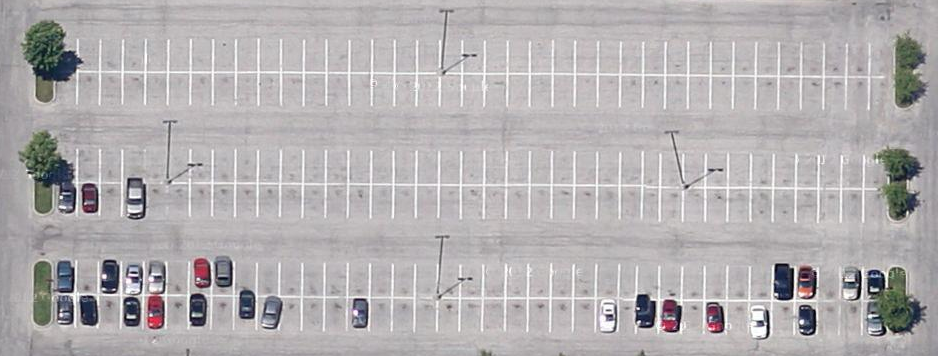
%> input picture satellite-image-car-detection/part2_car_matlab/SRSC.png, 938 x 356 px
$ octave part2_SRSC.m   (GNU Octave 9; MATLAB toolbox functions it lacks are replaced by stand-ins)
%> lines starting %> are read from the running program, lines starting %| are printed output that depends on the picture; in (x1, y1, x2, y2) boxes, pixels count from 0 and x2, y2 are one past the last pixel; in counts of white or black regions, pixels touching at a corner belong together; the program's own positions count from 1
%> further down, X is the input picture: size 356x938x3 uint8; mean R, G, B 179.3, 175.9, 177.4
### satellite-image-car-detection/part2_car_matlab/margin_expansion.m
% Author: Lijiang Guo
% Date: Feb 11, 2017
% This function preprocess image before convolution.
% It expands margin of image by mirroring.
% Input:
%   img: greyscale image with edges,
%   mar_x: one side margin along x dimension
%   mar_y: one side margin along y dimension
%
% Output:
%   img_out: Image with expanded margin.

%%
function img_out = margin_expansion(img, mar_x, mar_y)
%> called with mar_x = 1, mar_y = 1
[m,n] = size(img);
%> m = 356; n = 938
img_out = zeros(m+2*mar_y, n+2*mar_x);
img_out(1+mar_y:m+mar_y,1+mar_x:n+mar_x) = img;

% top rows
img_out(1:mar_y,1+mar_x:n+mar_x) = img(mar_y:-1:1, 1:n);
% bottom rows
img_out(m+mar_y+1:m+2*mar_y, 1+mar_x:n+mar_x) = img(m:-1:m-mar_y+1, 1:n);
% left cols
img_out(1+mar_y:m+mar_y,1:mar_x) = img(1:m, mar_x:-1:1);
% right cols
img_out(1+mar_y:m+mar_y,n+mar_x+1:n+2*mar_x) = img(1:m, n:-1:n-mar_x+1);
% top-left corners
img_out(1:mar_y,1:mar_x) = img(mar_y:-1:1,mar_x:-1:1);
%> img_out: size 358x940 double; min 0, max 1, mean 0.694; mean of the top-left, top-right, bottom-left and bottom-right quarters 0.703, 0.715, 0.667, 0.691
% top-right corners
img_out(1:mar_y,n+mar_x+1:n+2*mar_x) = img(mar_y:-1:1,n:-1:n-mar_x+1);
% bottom-left corners
img_out(m+mar_y+1:m+2*mar_y,1:mar_x) = img(m:-1:m-mar_y+1,1:mar_x);
% botton-right corners
img_out(m+mar_y+1:m+2*mar_y,n+mar_x+1:n+2*mar_x) = img(m:-1:m-mar_y+1,n:-1:n-mar_x+1);

end

### satellite-image-car-detection/part2_car_matlab/sobel.m
% Author: Lijiang Guo
% Date: Feb 10, 2017
% This function implements the Sobel Operator for edge detection in images.
% Input:
%   img: greyscale image,
%   a: threshold for x dimension; high value is more sensitive to edges;
%   b: threshold for y dimension; high value is more sensitive to edges;
%   dx: filter size in x dimension,
%   dy: filter size in y dimension,
%
% Output:
%   img_xy: image with pixel value equals norm of gradient.
%   img_x: image with pixel value equals x direction derivative.
%   img_y: image with pixel value equals y direction derivative.
%   img_dir: direction of gradient in radiant.

%%
function [img_xy, img_x, img_y, img_dir] = sobel(img, a, b)
%> called with a = 16, b = 4
[m,n] = size(img);
%> m = 358; n = 940
% regular sobel kernel
dG_x = a*[-1 0 1; -2 0 2; -1 0 1]/8;
% improved sobel kernel for minimizing orientation error
dG_x = a*[-3 0 3; -10 0 10; -3 0 3]/32;
dG_y = -b*dG_x'/8;
d_G_x = reshape(dG_x,9,1);
d_G_y = reshape(dG_y,9,1);

%% Construct local patch matrix
mar = 1;
X = zeros(9,(m-2*mar)*(n-2*mar));
count = 1;
for i= 1+mar : m-mar
    for j = 1 + mar : n-mar
        X(:,count) = reshape(img(i-mar:i+mar,j-mar:j+mar),9,1);
        count = count + 1;
    end
end
%> after the loop, count = 333929

%% Running Sobel operator
% sobel going x direction alone
img_x = reshape(X'*d_G_x, n-2*mar, m-2*mar)';
% sobel going y direction alone
img_y = reshape(X'*d_G_y, n-2*mar, m-2*mar)';
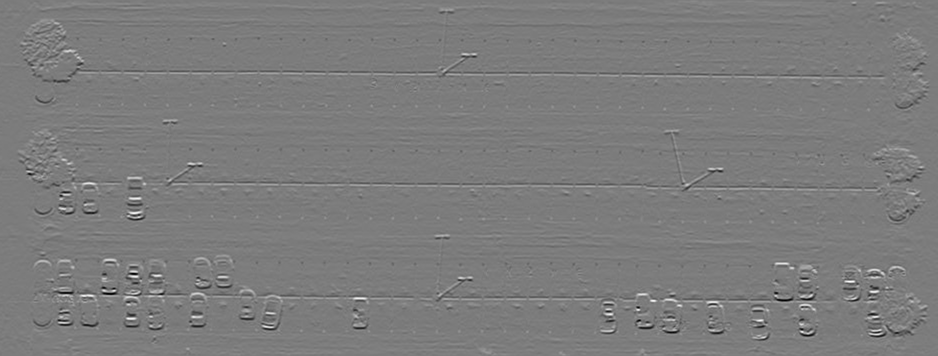
%> img_y: size 356x938 double; min -3.45, max 3.62, mean 0.00224; drawn with min black and max white
% Norm of gradient
img_xy = (img_x.^2 + img_y.^2).^(1/2);
% Direction of gradient
img_dir = atan(img_y./img_x);
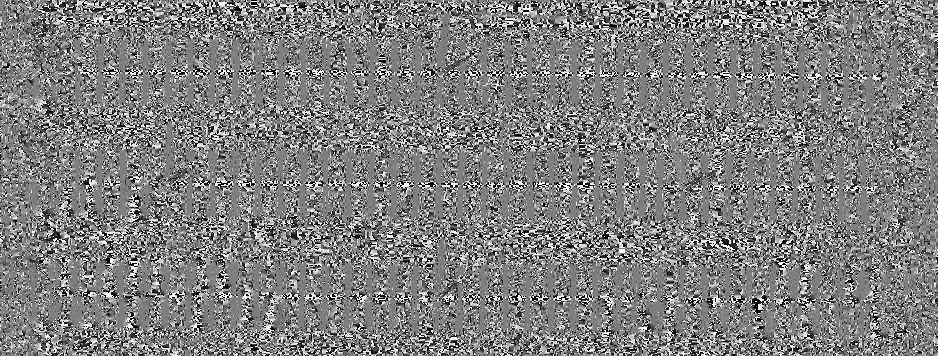
%> img_dir: size 356x938 double; 0.01% of the values are NaN or infinite; the others: min -1.57, max 1.57, mean -0.00125; drawn with min black, max white, NaN and infinite black

%% Plots
figure;
imshow(img_x);
title('x direction');
colorbar;
%
figure;
imshow(img_y);
title('y direction');
colorbar;

%
figure;
imshow(img_xy);
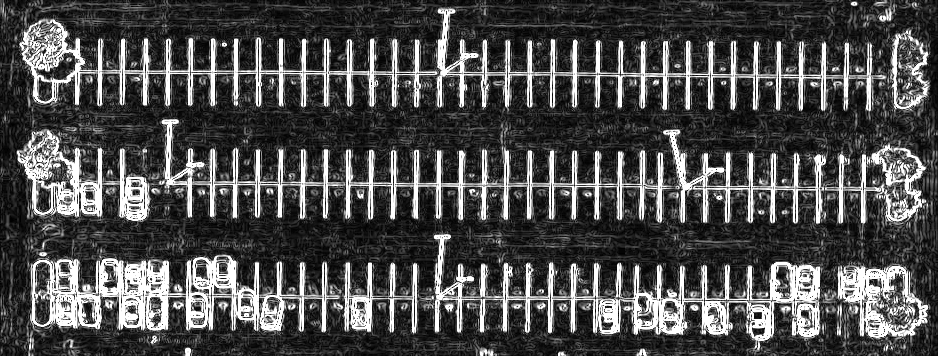
%> displayed picture: size 356x938, on the screen's scale of 0 to 255; min 0, max 255, mean 76.5
title('gradient norm');
colorbar;

end

### satellite-image-car-detection/part2_car_matlab/laplacian_edge.m
% Author: Lijiang Guo
% Date: Feb 10, 2017
% This function implements the Laplacian Operator for edge detection in images.
% Input:
%   img: greyscale image,
%   a: threshold for x dimension; high value is more sensitive to edges;
%   b: threshold for y dimension; high value is more sensitive to edges;
%   dx: filter size in x dimension,
%   dy: filter size in y dimension,
%
% Output:
%   img_out: Image with edges.

%%
function [img_out] = laplacian_edge(img, kernel, a)
%> called with kernel = 1, a = 3
[m,n] = size(img);
if kernel == 1
    d_lap = a*[0 1 0; 1 -4 1; 0 1 0];
elseif kernel == 2
    d_lap = a*[1 1 1; 1 -8 1; 1 1 1];
end


dlap = reshape(d_lap,9,1);

%% Construct local patch matrix
mar = 1;
X = zeros(9,(m-2*mar)*(n-2*mar));
count = 1;
for i= 1+mar : m-mar
    for j = 1 + mar : n-mar
        X(:,count) = reshape(img(i-mar:i+mar,j-mar:j+mar),9,1);
        count = count + 1;
    end
end

%% Running laplacian operator
img_out = reshape(X'*dlap, n-2*mar, m-2*mar)';
%> img_out: size 356x938 double

figure;
imshow(img_out);
title('x direction');
colorbar;

end

### satellite-image-car-detection/part2_car_matlab/cross_correlation.m
function M_out = cross_correlation(M,T)
M_out = zeros(size(M));
mar_x = floor(size(T,2)/2);
mar_y = floor(size(T,1)/2);
M_ex = margin_expansion(M,mar_x,mar_y);
[a,b] = size(M);

M_patchs = zeros(prod(size(T)),prod(size(M)));
count = 1;
for r = 1+mar_y:a+mar_y
    for c = 1+mar_x:b+mar_x
       M_patchs(:,count) = reshape(M_ex(r-mar_y:r+mar_y,c-mar_x:c+mar_x),...
           prod(size(T)),1);
       count = count+1;
    end
end

[c,d] = size(M);
M_out = reshape(M_patchs'*reshape(T,prod(size(T)),1), d, c)';
end

### satellite-image-car-detection/part2_car_matlab/part2_SRSC.m
% Author: Lijiang Guo
% Date: Feb 10, 2017
%%
clc; % Clears the Command Window
clear all;% remove all variables
close all % Closes all open windows

%% Step 1: Import a image
% load in data matrix
X = imread('./SRSC.png','png');
% check if original image type is uint8
if class(X) == 'uint8'
    % if uint8, convert to double
    X = im2double(X);
end
% [7 lines of commented-out code are left out]
X_gray = rgb2gray(X);
imshow(X_gray);
colorbar;

%% Step: Pre-processing: margin expansion by mirrowing
X_GRAY = margin_expansion(X_gray,1,1);
figure
imshow(X_GRAY);

%% Step: Edge detection: Sobel operator
[X_sob, X_sob_x, X_sob_y, X_sob_dir] = sobel(X_GRAY,16,4);
close all;

figure;
imshow(X_sob);
colorbar
title('Image w edge');
saveas(gcf,'./SRSC_sob_edge.jpg');
close(gcf);
% How to select threshold for solbel operator for unseen image?

%% Step: Edge detection: Laplacian operator
X_lap = laplacian_edge(X_GRAY,1,3);
%X_lap = laplacian_edge(X_GRAY,2,1);
saveas(gcf,'./SRSC_lap_edge.jpg');
close(gcf);
close all;

%% Step: Edge detection: Canny (matlab vision tool box)
% No time to implement in my codes.
% Just try Matlab functions to see the effect. Will not use for this homework.
X_canny = edge(X_GRAY,'Canny');
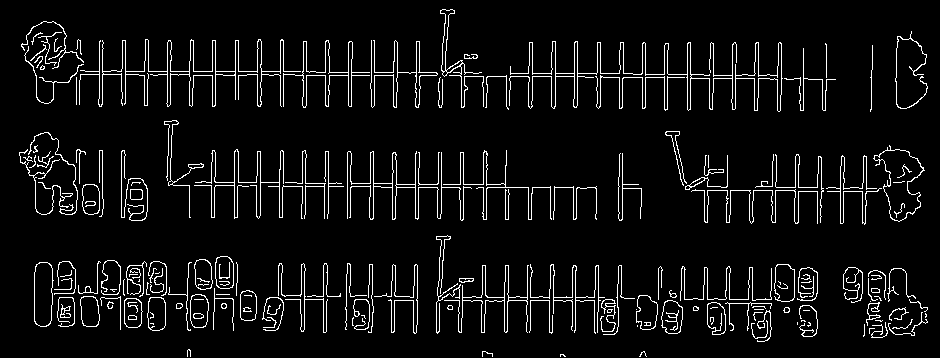
%> X_canny: size 358x940 logical; 6.1% white in thin lines or dots
figure;
imshow(X_canny);
colorbar;

%% Step: Edge thinning (nonmaximum supression)

%% Step: Post-processing of edge points before shape detection/template matching
% assign edge points to value 1, others to value 0.

% Sobel
X_edge = double(X_sob > 0.6);
%> X_edge: size 356x938 double; values 0 (black) and 1 (white), 17.3% white; 641 white regions (584 under 20 px), largest, box (x1, y1, x2, y2) and area: (30, 255, 340, 332) 9362, (434, 234, 820, 350) 9316, (19, 19, 437, 107) 6843
% sobel operator gives rather messy edge points. But with a general
% similarity measure such as inverse MSE, it is good for SRSC image

% Canny
%X_edge = X_canny;

% Laplacian
%X_edge = double(X_lap > 0.4);   % good for informatics image
% Laplacian detects cleaner edges. But with less edge points detected,
% it is better to user Champer distance.

figure;
imshow(X_edge);
colorbar
title('Image w edge');

saveas(gcf,'./SRSC_edge.jpg');
%saveas(gcf,'./Informatics_edge.jpg');
close(gcf);

%% Step: Hough shape
% Hough tranfrom for ranctagle

%% Step: Car detection: box-in-box

%% Step: Scale detection: DoG
% not necessary here as most cars are similiar sizes.

%% Step: shift and rotation invariant features: SIFT
% not necessary here as most cars are similarlly posed.
% 'plaza' data needs three kinds of templates to compensate for rotations.

%% Step: Template matching using Chamfer distance
%% Find template
% Display edge image (renormalized to [0, 255])
figure;
X_canny_255 = X_canny*255;
%> X_canny_255: size 358x940 double; 6.1% white in thin lines or dots
image(X_canny_255);
colormap gray
colorbar
axis equal tight

% Display template
x_a = 294; x_b = 330; y_a = 190; y_b = 210; % SRSC template
template_1 = X_canny_255(x_a:x_b,y_a:y_b);
%> template_1: size 37x21 double; 17% white in thin lines or dots, all inside (x1, y1, x2, y2) = (1, 1, 20, 37)
size(template_1);
figure
image(template_1)
colormap gray
colorbar
axis equal tight
title('Template for SRSC');

saveas(gcf,'./SRSC_template.jpg');
close(gcf);

%% Template matching part 1: Distance transform
% Reference 1: https://www.cs.cornell.edu/courses/cs664/2008sp/handouts/cs664-7-dtrans.pdf
% Reference 2: Burger and Burger, core algorithms, chapter 11.
% Reference 3: http://www.cs.bc.edu/~hjiang/c342/lectures/matching/fit-I.pdf
Z = X_edge*255;
% Chamfer distance transform (Reference 3)
dist = bwdist(Z,'euclidean'); % matlab function
% Compute Chamfer similarity between template and image
% chamfer_dist = imfilter(dist, template_1,'corr', 'same'); % matlab
% function
chamfer_dist = cross_correlation(dist,template_1);
%> call 2 of margin_expansion, with mar_x = 10, mar_y = 18
%> in margin_expansion (call 2), `img_out(1:mar_y,1+mar_x:n+mar_x) = img(mar_y:-1:1, 1:n);`: img_out: size 392x958 double; min 0, max 42.76, mean 7.3
%> in margin_expansion (call 2), `img_out(m+mar_y+1:m+2*mar_y, 1+mar_x:n+mar_x) = img(m:-1:m-mar_y+1, 1:..`: img_out: size 392x958 double; min 0, max 42.76, mean 7.8
%> in margin_expansion (call 2), `img_out(1+mar_y:m+mar_y,1:mar_x) = img(1:m, mar_x:-1:1);`: img_out: size 392x958 double; min 0, max 42.76, mean 8
%> in margin_expansion (call 2), `img_out(1+mar_y:m+mar_y,n+mar_x+1:n+2*mar_x) = img(1:m, n:-1:n-mar_x+1);`:
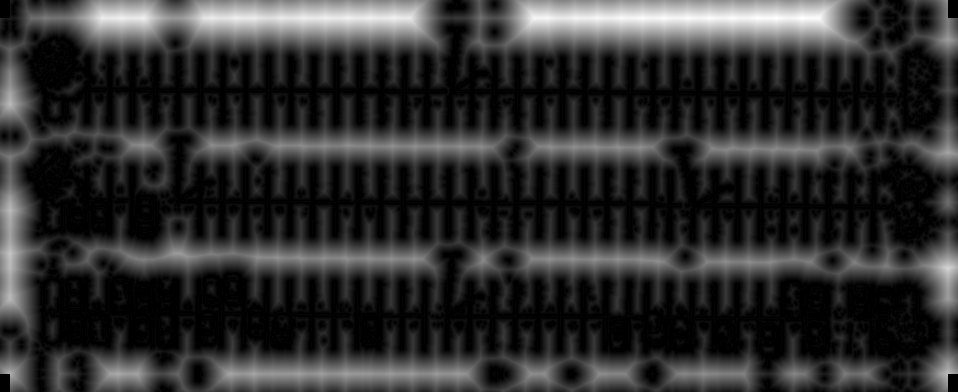
%> img_out: size 392x958 double; min 0, max 42.76, mean 8.1; drawn with min black and max white
%> in margin_expansion (call 2), `img_out(1:mar_y,1:mar_x) = img(mar_y:-1:1,mar_x:-1:1);`: img_out: size 392x958 double; 0.05% of pixels changed, all inside (x1, y1, x2, y2) = (0, 0, 10, 18)
%> in margin_expansion (call 2), `img_out(1:mar_y,n+mar_x+1:n+2*mar_x) = img(mar_y:-1:1,n:-1:n-mar_x+1);`: img_out: size 392x958 double; min 0, max 42.76, mean 8.1; mean of the top-left, top-right, bottom-left and bottom-right quarters 9.5, 9.9, 7, 6.1
%> in margin_expansion (call 2), `img_out(m+mar_y+1:m+2*mar_y,1:mar_x) = img(m:-1:m-mar_y+1,1:mar_x);`: img_out: size 392x958 double; min 0, max 42.76, mean 8.2
%> in margin_expansion (call 2), `img_out(m+mar_y+1:m+2*mar_y,n+mar_x+1:n+2*mar_x) = img(m:-1:m-mar_y+1,..`: img_out: size 392x958 double; min 0, max 42.76, mean 8.2; mean of the top-left, top-right, bottom-left and bottom-right quarters 9.5, 9.9, 7.1, 6.1

% Find threshold value for similarity
chamfer_dist_v = reshape(chamfer_dist, prod(size(chamfer_dist)),1);
histogram(chamfer_dist_v);
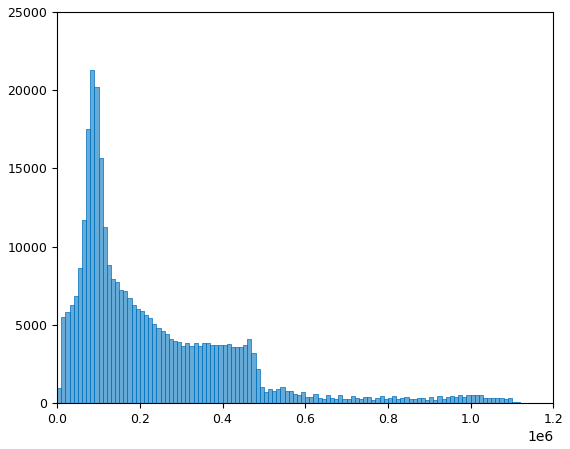
%> figure redrawn from the program's plot data; tallest bar 21307 high, from x = 80000 to 90000
%threshold = 40000;
threshold = quantile(chamfer_dist_v,0.005)
%> threshold = 11853.7
% Find true position: replace Chamfer similarity with min in a window
size(template_1)
%> ans = [37 21]
chamfer_dist_min = ordfilt2(chamfer_dist, 1, true(30,15)); %SRSC
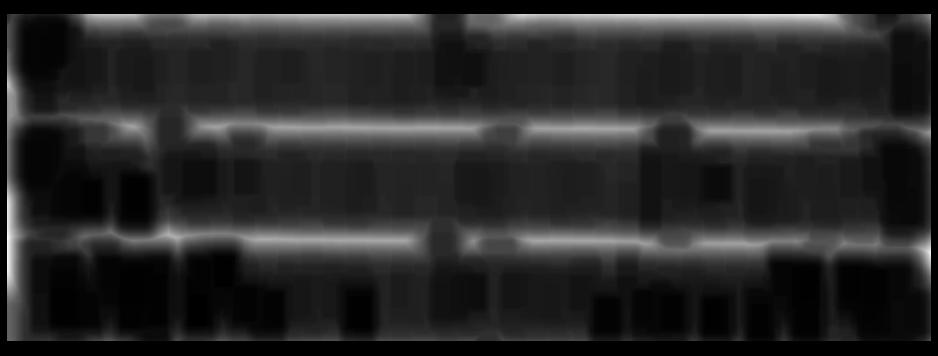
%> chamfer_dist_min: size 356x938 double; min 0, max 568935.1, mean 91280; drawn with min black and max white
%smap = ordfilt2(map, (x_b-x_a+1)*(y_b-y_a+1), true(x_b-x_a+1,y_b-y_a+1));
%threshold = median(median(map));
[r, c] = find((chamfer_dist == chamfer_dist_min) & (chamfer_dist < threshold));
%> r = 28 values from 41 to 322; c = 28 values from 37 to 877
%
% Plot car locations
figure
imagesc(X)
colormap gray
colorbar
axis equal tight
hold on
scatter(c,r, 50, '.', 'red');
%> (this line was passed over: scatter is not available in this run)
hold off
hold on
[height, width] = size(template_1);
%> height = 37; width = 21
for i = 1:length(r)
   rectangle('Position',[c(i)-width/2,r(i)-height/2,width,height],...
       'EdgeColor','red','LineWidth',1);
end
%> this loop made 28 passes
title('Image detected car');
%> (the run ends here)
